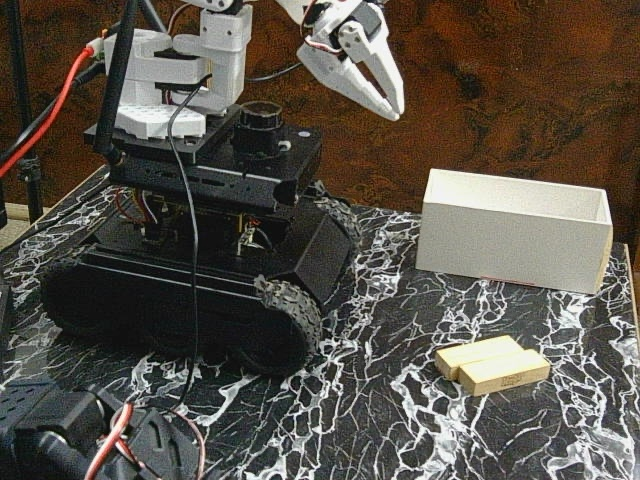
#> input picture remote_inference/inference_runs/2026-10-29_runpod_groot_pi05/client/cam0.jpg, 640 x 480 px, given as the content of the folder /018dccab-326f-457e-8e7d-081b76548077/scratchpad/run5_frames, which was not available
$ python recompute.py
#> lines starting #> are read from the running program, lines starting #| are printed output that depends on the picture; pictures that were not available may be replaced by others from this repository, and a replacement may not be noted
import cv2, numpy as np, os, csv, itertools, json
SC="/private/tmp/claude-501/-Users-bharatjain/018dccab-326f-457e-8e7d-081b76548077/scratchpad"
OUT=SC+"/wf_out/verify_scene_viewpoint"
W,H=640,480
def load_train(ep): return cv2.imread(f"{OUT}/train_frame0/top_ep{ep:02d}_f0.png")
def up(im): return cv2.resize(im,(W,H),interpolation=cv2.INTER_CUBIC)
def first_frame(d):
#> called with d = 'run5_frames'
    fs=sorted(f for f in os.listdir(SC+"/"+d) if f.endswith(".jpg")); return cv2.imread(f"{SC}/{d}/{fs[0]}")
#> in first_frame, returned value is the input picture: shape (480, 640, 3); mean B, G, R 72.9, 81.8, 87.6
tests={}
tests["run5 first 172120"]=up(first_frame("run5_frames")[:, :320])
tests["run3 first"]=up(first_frame("run3_frames")[:, :320])
tests["pi05_run2 first"]=up(first_frame("pi05_run2_frames")[:, :320])
tests["pi05_scene_before 17:32"]=up(cv2.imread(SC+"/pi05_scene_before.jpg")[:, :480])
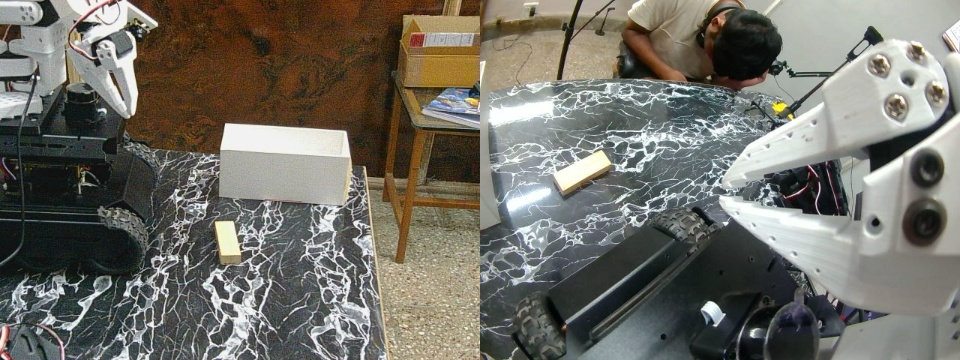
#> input picture remote_inference/inference_runs/2026-10-29_runpod_groot_pi05/client/pi05_scene_before.jpg, 960 x 360 px, found by its file name
tests["scene_before 17:08"]=up(cv2.imread(SC+"/scene_before.jpg")[:, :480])
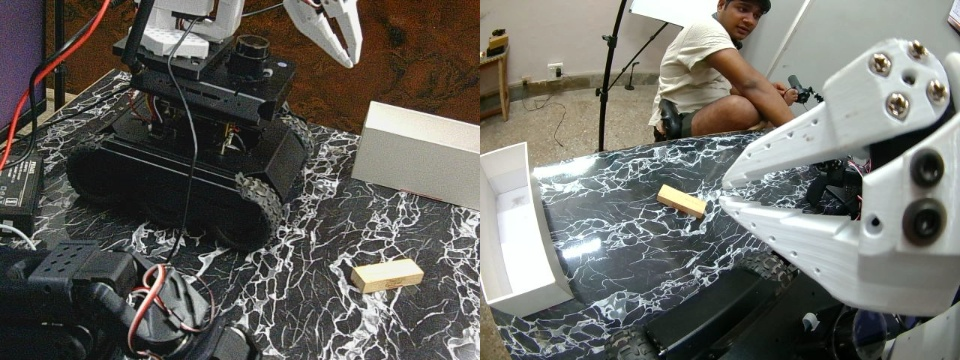
#> input picture remote_inference/inference_runs/2026-10-29_runpod_groot_pi05/client/scene_before.jpg, 960 x 360 px, found by its file name
tests["cams.jpg 16:43 idx0"]=up(cv2.imread(SC+"/cams.jpg")[:360, :480])
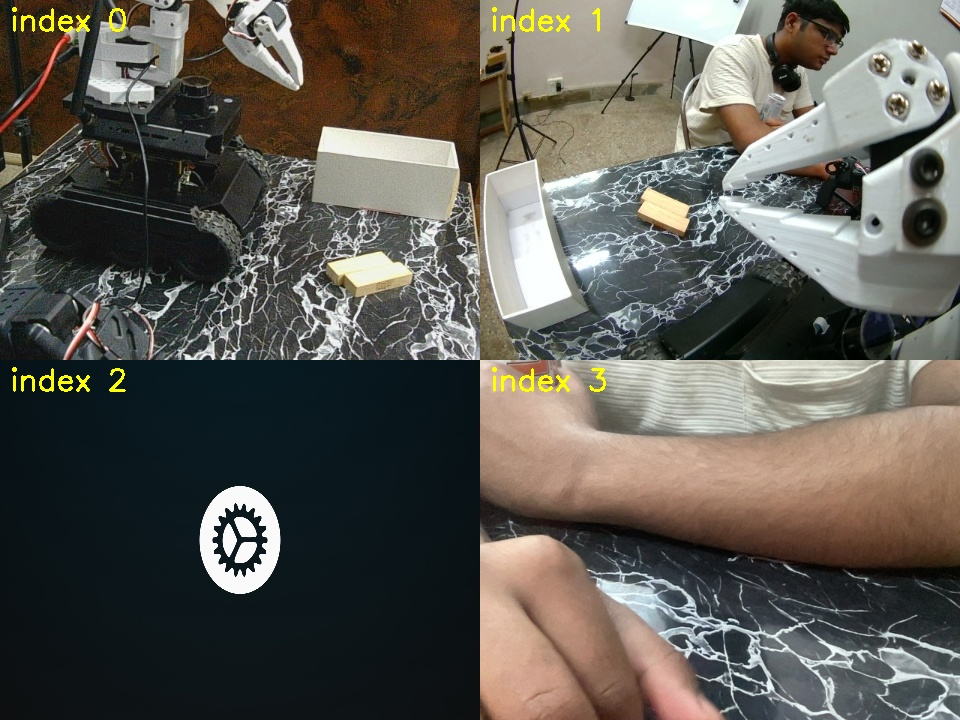
#> input picture remote_inference/inference_runs/2026-10-29_runpod_groot_pi05/client/cams.jpg, 960 x 720 px, found by its file name
tests["cams_after 17:11 idx0"]=up(cv2.imread(SC+"/cams_after.jpg")[:360, :480])
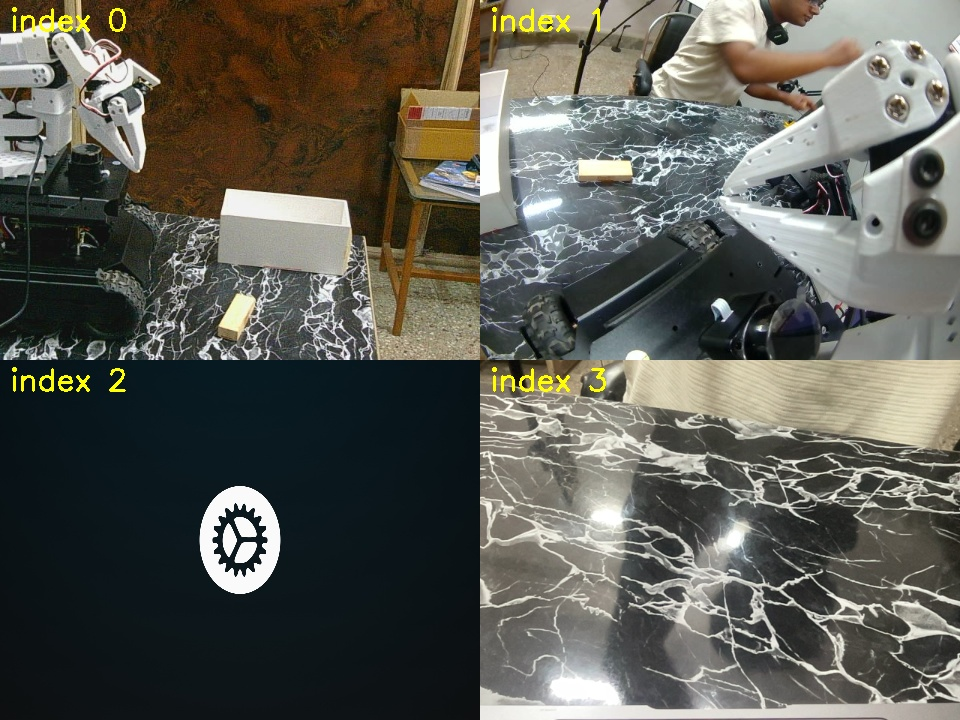
#> input picture remote_inference/inference_runs/2026-10-29_runpod_groot_pi05/client/cams_after.jpg, 960 x 720 px, found by its file name
#> in up (call 7), `def up(im): return cv2.resize(im,(W,H),interpolation=cv2.INTER_CUBIC)`:
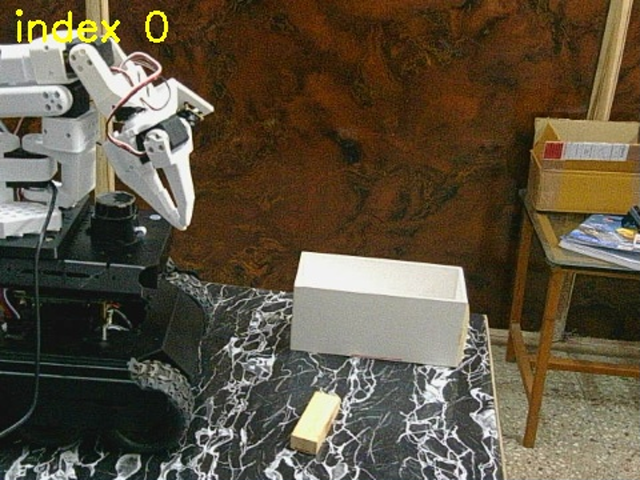
#> returned value: shape (480, 640, 3); mean of channels 0, 1, 2 64.4, 82.9, 93.5; drawn as B, G, R
for k,v in tests.items(): cv2.imwrite(OUT+"/test_"+k.replace(" ","_").replace(":","").replace(".","")+".png", v)
#> this loop made 7 passes
#> k on passes 1 to 7: 'run5 first 172120', 'run3 first', 'pi05_run2 first', 'pi05_scene_before 17:32', 'scene_before 17:08', 'cams.jpg 16:43 idx0', 'cams_after 17:11 idx0'
sift=cv2.SIFT_create(nfeatures=4000)
def feats(im):
    g=cv2.cvtColor(im,cv2.COLOR_BGR2GRAY); return sift.detectAndCompute(g,None)
bf=cv2.BFMatcher(cv2.NORM_L2)
def match(f1,f2,mask1=None):
    k1,d1=f1;k2,d2=f2
    if d1 is None or d2 is None: return None
    m=bf.knnMatch(d1,d2,k=2); good=[]
    for pr in m:
        if len(pr)<2: continue
        a,b=pr
        if a.distance<0.75*b.distance:
            if mask1 is not None:
                x,y=k1[a.queryIdx].pt
                if not mask1(x,y): continue
            good.append(a)
    return good
def homog(f1,f2,mask1=None):
    good=match(f1,f2,mask1)
    if good is None or len(good)<8: return None
    k1,_=f1;k2,_=f2
    p1=np.float32([k1[g.queryIdx].pt for g in good]); p2=np.float32([k2[g.trainIdx].pt for g in good])
    Hm,inl=cv2.findHomography(p1,p2,cv2.RANSAC,4.0)
    if Hm is None: return None
    n=int(inl.sum())
    def ap(pt):
        v=Hm@np.array([pt[0],pt[1],1.0]); return v[:2]/v[2]
    c=np.array([W/2,H/2]); cs=ap(c)-c
    corners=[np.array(p,float) for p in [(0,0),(W,0),(0,H),(W,H)]]
    cshift=[float(np.linalg.norm(ap(p)-p)/W*100) for p in corners]
    # jacobian at center
    e=1.0; J=np.array([(ap(c+[e,0])-ap(c-[e,0]))/(2*e),(ap(c+[0,e])-ap(c-[0,e]))/(2*e)]).T
    rot=np.degrees(np.arctan2(J[1,0]-J[0,1],J[0,0]+J[1,1])); sc=np.sqrt(abs(np.linalg.det(J)))
    # pure translation estimate on inliers (median)
    inl=inl.ravel().astype(bool); dv=p2[inl]-p1[inl]; med=np.median(dv,axis=0)
    return dict(good=len(good),inliers=n,dx_pct=float(cs[0]/W*100),dy_pct=float(cs[1]/W*100),center_pct_w=float(np.linalg.norm(cs)/W*100),corner_pct_w=[round(x,1) for x in cshift],rot_deg=float(rot),scale=float(sc),med_dx_pct=float(med[0]/W*100),med_dy_pct=float(med[1]/W*100))
trainF={ep:feats(load_train(ep)) for ep in range(70)}
#> call 2 of load_train, with ep = 1
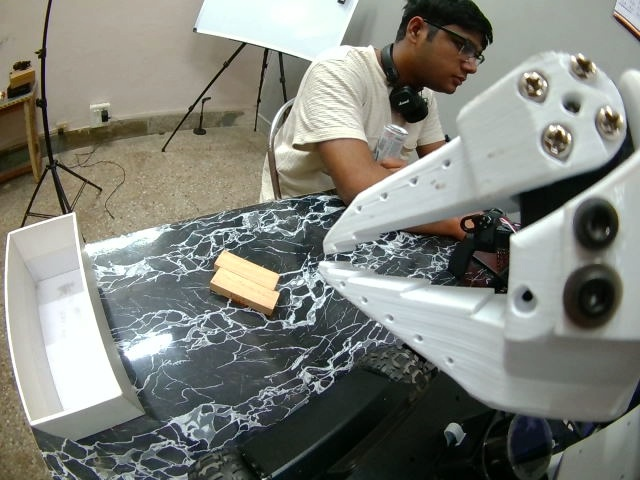
#> input picture remote_inference/inference_runs/2026-10-29_runpod_groot_pi05/client/cam1.jpg, 640 x 480 px, given in place of top_ep01_f0.png, which was not available
#> in load_train, returned value is the input picture: shape (480, 640, 3); mean B, G, R 122.7, 130.1, 128
#> in feats (call 2), `g = cv2.cvtColor(im, cv2.COLOR_BGR2GRAY)`:
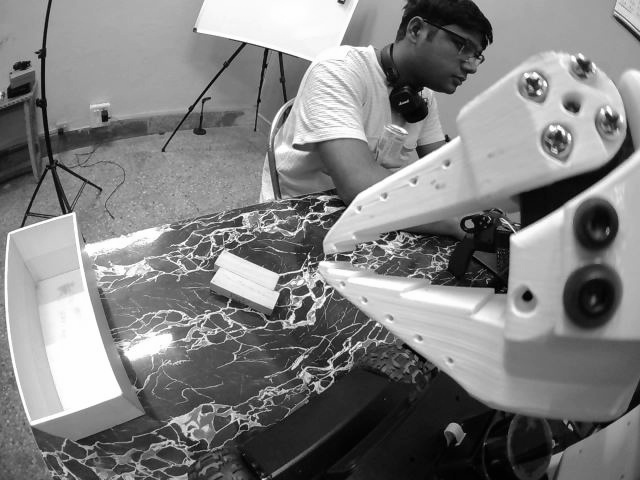
#> g: shape (480, 640); min 0, max 255, mean 128.6
#> (the run stopped early here; a loop or call above may not have finished)
